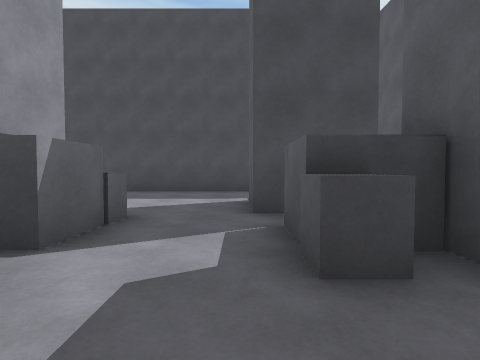
View 1 (above)

24 first-person views from a walk through a 3-D level made in the Unity game engine. The camera is 1.2 m above the floor, tilts 2° down and sees 80° across. The floor is counted in squares, 2 m on a side. Each view is taken from the middle of a square. On the plan, view 1 faces up. The plan holds only what a view shows up to about 9 squares ahead; the rest is blank. The place goes on beyond the plan. The player is left out.

View 2
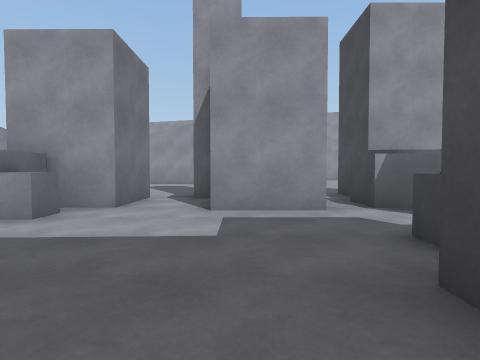

View 3
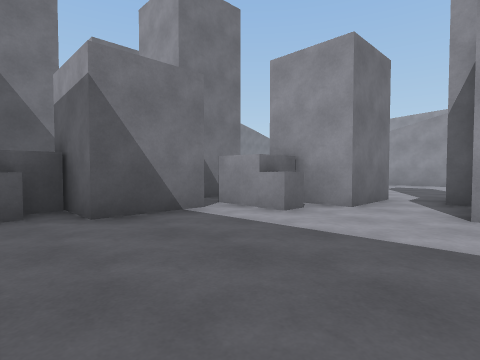

View 4
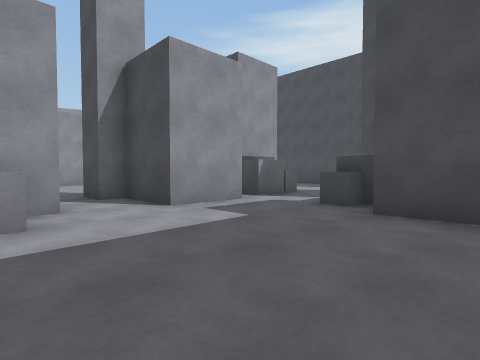

View 5
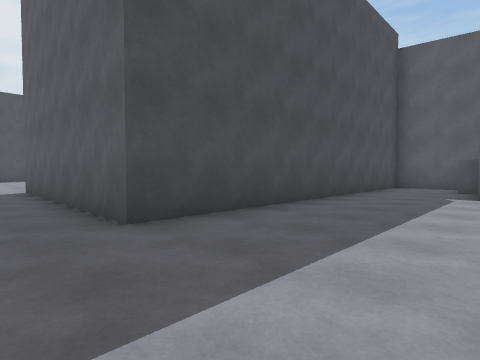

View 6
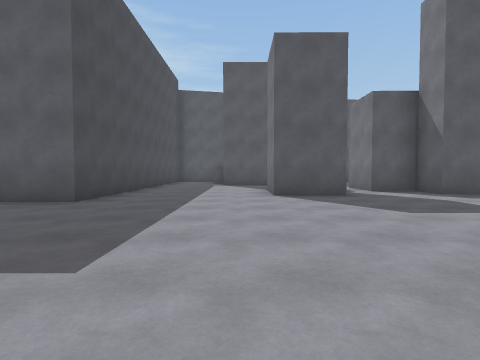

View 7
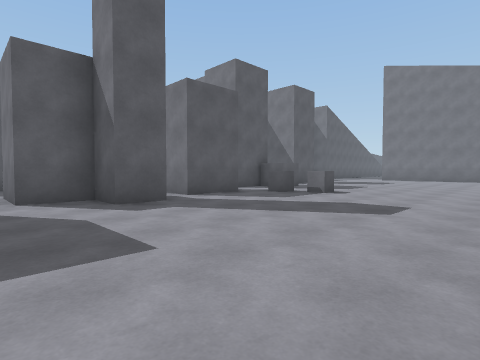

View 8
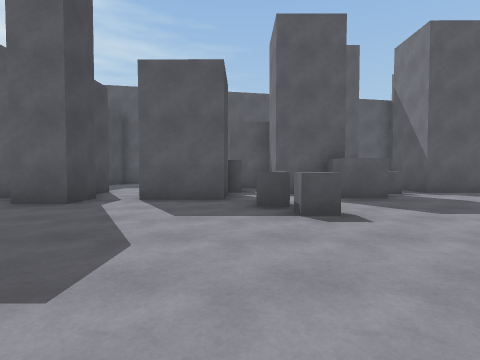

View 9
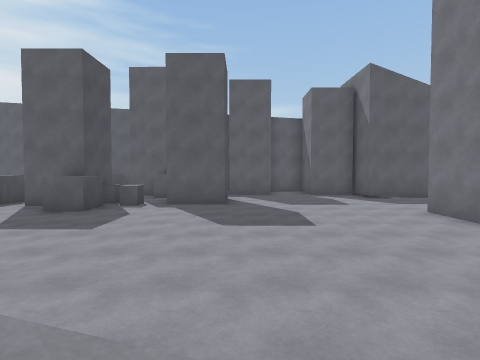

View 10
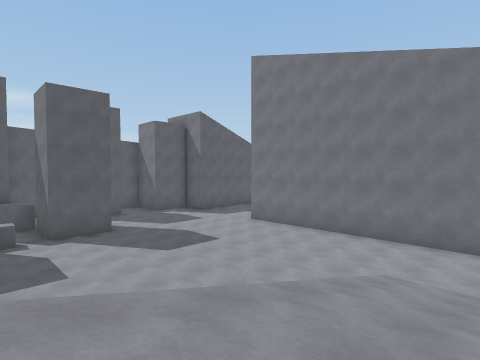

View 11
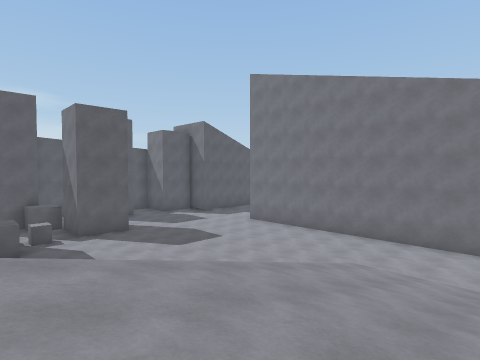

View 12
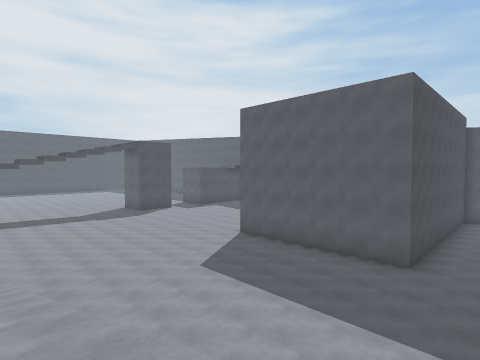

View 13
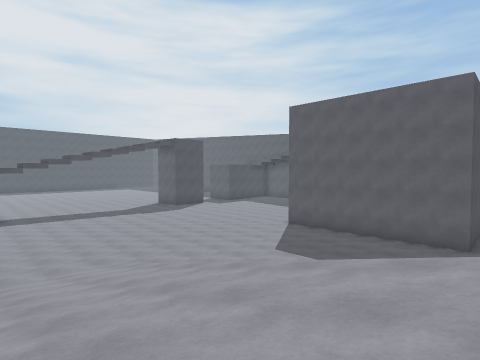

View 14
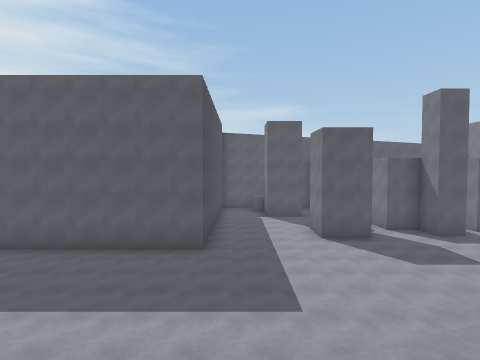

View 15
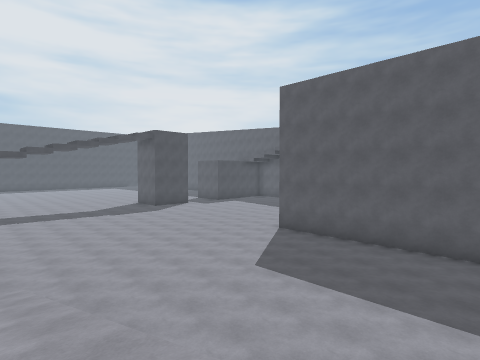

View 16
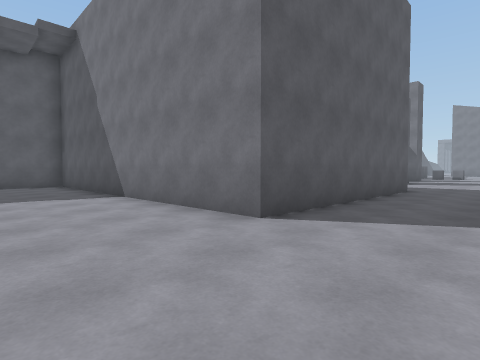

View 17
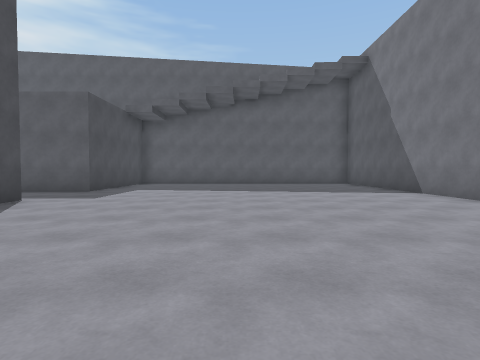

View 18
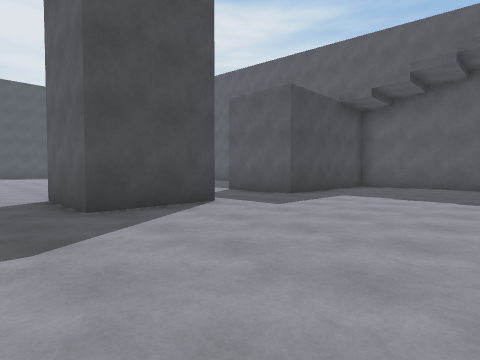

View 19
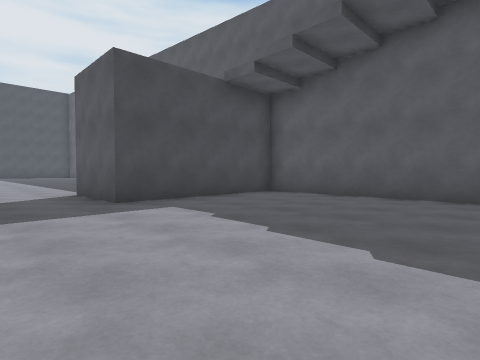

View 20
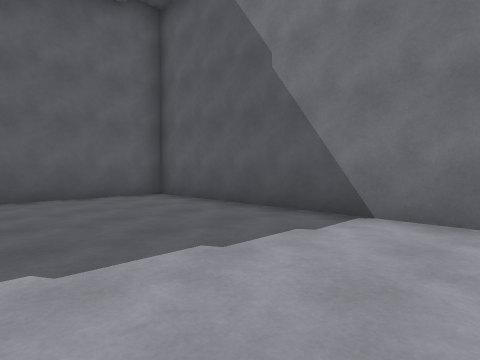

View 21
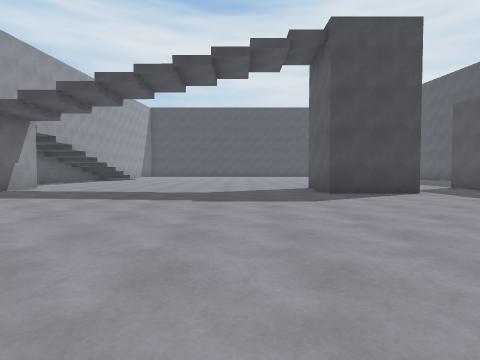

View 22
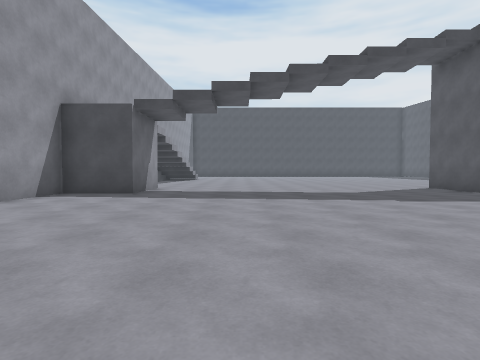

View 23
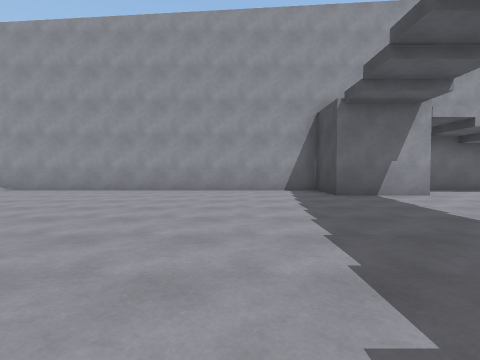

View 24
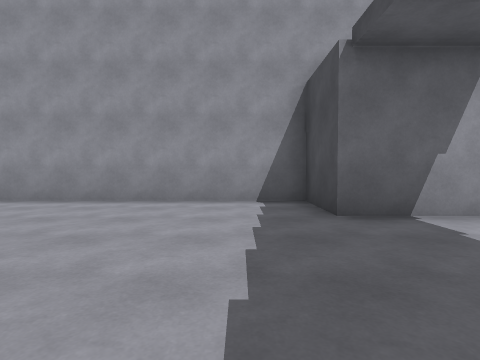

### Floor plan
Key: @ floor where view 1 was taken; # wall or solid block; x gap in a wall; . floor; / step, stairs or slope; ^ raised ledge.
Columns run from 16 left of view 1 to 3 right of it. Each row starts with its distance up from view 1.
 25  #.........#  .#
 24 ##.........##..####
 23 ....................
 22 ....................
 21 ....................
 20 ....................
 19 ....................
 18 ...................
 17 ....................
 16 ....................
 15 ....................
 14 ////.......#########
 13 ////.......#
 12 ////.......#
 11 ////.......#
 10 ////.......#
  9 ////.......#
  8  /// ......#########
  7 //// ...............
  6   /  .............#
  5      ............##
  4       ......##...#
  3       ......###..#
  2        .......x..##
  1        ......##...##
  0        .....###.@...
 -1        .....##......
 -2        ......##.....
 -3        ......###....
 -4        ........#.#..
 -5         ...^^.## ##
 -6     ////......#
 -7      ///......#^
 -8     ////........
 -9     ////.......##
-10     ////.......#
-11     ////........
-12     ////........
-13      ...........
-14      ...........
-15      ...........
-16      #####  ##..

Positions as (right, up) in squares from view 1, and headings:
1: (0, 0), facing up
2: (3, 0), facing left
3: (3, 0), facing down-left
4: (3, -3), facing up-left
5: (-7, 5), facing up-right
6: (-11, 5), facing right
7: (-9, 2), facing down-right
8: (-9, -4), facing right
9: (-10, -11), facing right
10: (-11, -7), facing down-right
11: (-12, -6), facing down-right
12: (-14, 6), facing up-right
13: (-16, 7), facing up-right
14: (-14, 7), facing right
15: (-14, 8), facing up-right
16: (-8, 17), facing down-right
17: (-9, 19), facing right
18: (-7, 19), facing up-right
19: (-3, 18), facing up-right
20: (-3, 18), facing down-right
21: (-8, 16), facing up
22: (-12, 16), facing up
23: (-8, 21), facing left
24: (-11, 22), facing left
